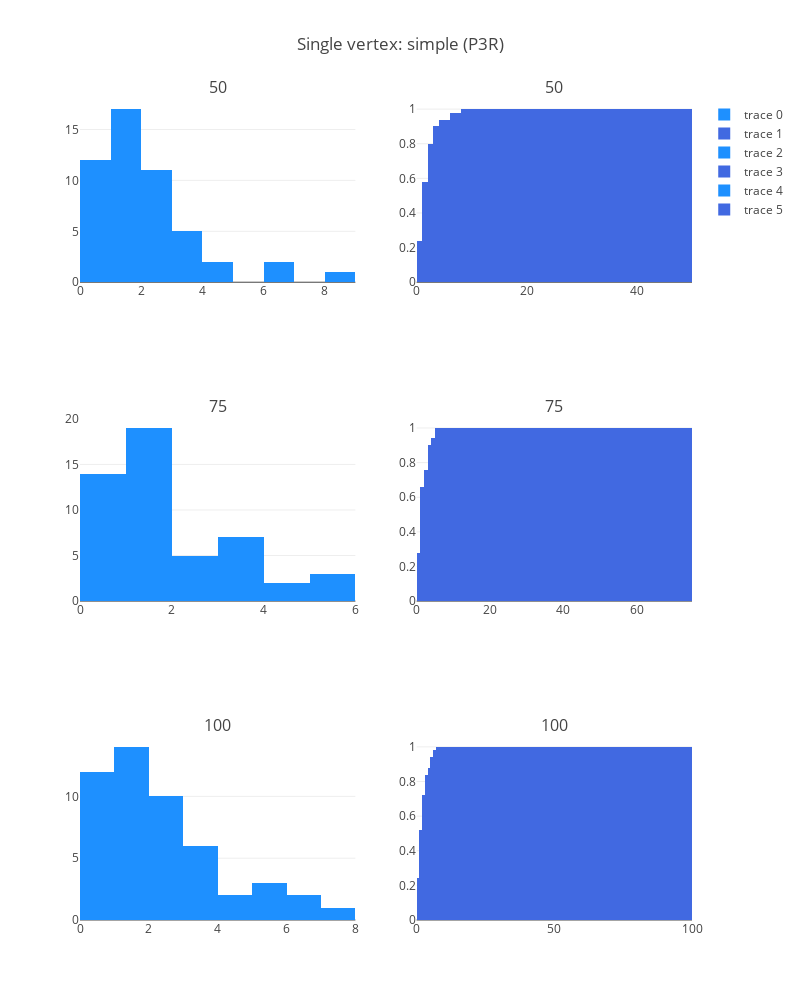

The notebook cell this image was saved under:
### Code cell
fig['layout'].update(height=1000, width=800, title='Single vertex: simple (P3R)')
iplot(fig, filename='simple-subplot')

### Figure 1 — Plotly figure (JSON) as saved in the notebook; plotly's stock layout.template omitted (floating-point values rounded to 4 significant figures)
{"data": [{"marker": {"color": "dodgerblue"}, "type": "histogram", "x": [6, 2, 2, 0, 0, 0, 4, 2, 0, 3, 1, 2, 1, 1, 3, 2, 1, 2, 1, 0, 1, 1, 3, 1, 0, 0, 1, 1, 4, 0, 0, 1, 2, 1, 1, 2, 3, 0, 0, 2, 0, 8, 1, 1, 1, 2, 1, 2, 6, 3], "xaxis": "x1", "xbins": {"end": 50, "size": 1, "start": 0}, "yaxis": "y1"}, {"cumulative": {"enabled": true}, "histnorm": "probability", "marker": {"color": "royalblue"}, "type": "histogram", "x": [6, 2, 2, 0, 0, 0, 4, 2, 0, 3, 1, 2, 1, 1, 3, 2, 1, 2, 1, 0, 1, 1, 3, 1, 0, 0, 1, 1, 4, 0, 0, 1, 2, 1, 1, 2, 3, 0, 0, 2, 0, 8, 1, 1, 1, 2, 1, 2, 6, 3], "xaxis": "x2", "xbins": {"end": 50, "size": 1, "start": 0}, "yaxis": "y2"}, {"marker": {"color": "dodgerblue"}, "type": "histogram", "x": [4, 1, 1, 1, 2, 3, 2, 0, 1, 1, 5, 0, 0, 2, 1, 5, 5, 3, 0, 1, 1, 1, 0, 3, 1, 0, 1, 0, 1, 0, 1, 3, 0, 1, 1, 0, 2, 4, 0, 0, 0, 1, 3, 2, 3, 0, 1, 1, 3, 1], "xaxis": "x3", "xbins": {"end": 75, "size": 1, "start": 0}, "yaxis": "y3"}, {"cumulative": {"enabled": true}, "histnorm": "probability", "marker": {"color": "royalblue"}, "type": "histogram", "x": [4, 1, 1, 1, 2, 3, 2, 0, 1, 1, 5, 0, 0, 2, 1, 5, 5, 3, 0, 1, 1, 1, 0, 3, 1, 0, 1, 0, 1, 0, 1, 3, 0, 1, 1, 0, 2, 4, 0, 0, 0, 1, 3, 2, 3, 0, 1, 1, 3, 1], "xaxis": "x4", "xbins": {"end": 75, "size": 1, "start": 0}, "yaxis": "y4"}, {"marker": {"color": "dodgerblue"}, "type": "histogram", "x": [6, 0, 2, 1, 0, 0, 0, 3, 1, 2, 5, 1, 1, 1, 1, 2, 1, 1, 0, 0, 3, 2, 5, 0, 4, 1, 2, 2, 7, 0, 4, 1, 0, 2, 6, 0, 5, 3, 3, 3, 0, 1, 2, 2, 3, 0, 2, 1, 1, 1], "xaxis": "x5", "xbins": {"end": 100, "size": 1, "start": 0}, "yaxis": "y5"}, {"cumulative": {"enabled": true}, "histnorm": "probability", "marker": {"color": "royalblue"}, "type": "histogram", "x": [6, 0, 2, 1, 0, 0, 0, 3, 1, 2, 5, 1, 1, 1, 1, 2, 1, 1, 0, 0, 3, 2, 5, 0, 4, 1, 2, 2, 7, 0, 4, 1, 0, 2, 6, 0, 5, 3, 3, 3, 0, 1, 2, 2, 3, 0, 2, 1, 1, 1], "xaxis": "x6", "xbins": {"end": 100, "size": 1, "start": 0}, "yaxis": "y6"}], "layout": {"annotations": [{"font": {"size": 16}, "showarrow": false, "text": "50", "x": 0.225, "xanchor": "center", "xref": "paper", "y": 1, "yanchor": "bottom", "yref": "paper"}, {"font": {"size": 16}, "showarrow": false, "text": "50", "x": 0.775, "xanchor": "center", "xref": "paper", "y": 1, "yanchor": "bottom", "yref": "paper"}, {"font": {"size": 16}, "showarrow": false, "text": "75", "x": 0.225, "xanchor": "center", "xref": "paper", "y": 0.6111, "yanchor": "bottom", "yref": "paper"}, {"font": {"size": 16}, "showarrow": false, "text": "75", "x": 0.775, "xanchor": "center", "xref": "paper", "y": 0.6111, "yanchor": "bottom", "yref": "paper"}, {"font": {"size": 16}, "showarrow": false, "text": "100", "x": 0.225, "xanchor": "center", "xref": "paper", "y": 0.2222, "yanchor": "bottom", "yref": "paper"}, {"font": {"size": 16}, "showarrow": false, "text": "100", "x": 0.775, "xanchor": "center", "xref": "paper", "y": 0.2222, "yanchor": "bottom", "yref": "paper"}], "height": 1000, "title": "Single vertex: simple (P3R)", "width": 800, "xaxis1": {"anchor": "y1", "domain": [0, 0.45]}, "xaxis2": {"anchor": "y2", "domain": [0.55, 1]}, "xaxis3": {"anchor": "y3", "domain": [0, 0.45]}, "xaxis4": {"anchor": "y4", "domain": [0.55, 1]}, "xaxis5": {"anchor": "y5", "domain": [0, 0.45]}, "xaxis6": {"anchor": "y6", "domain": [0.55, 1]}, "yaxis1": {"anchor": "x1", "domain": [0.7778, 1]}, "yaxis2": {"anchor": "x2", "domain": [0.7778, 1]}, "yaxis3": {"anchor": "x3", "domain": [0.3889, 0.6111]}, "yaxis4": {"anchor": "x4", "domain": [0.3889, 0.6111]}, "yaxis5": {"anchor": "x5", "domain": [0, 0.2222]}, "yaxis6": {"anchor": "x6", "domain": [0, 0.2222]}}}
